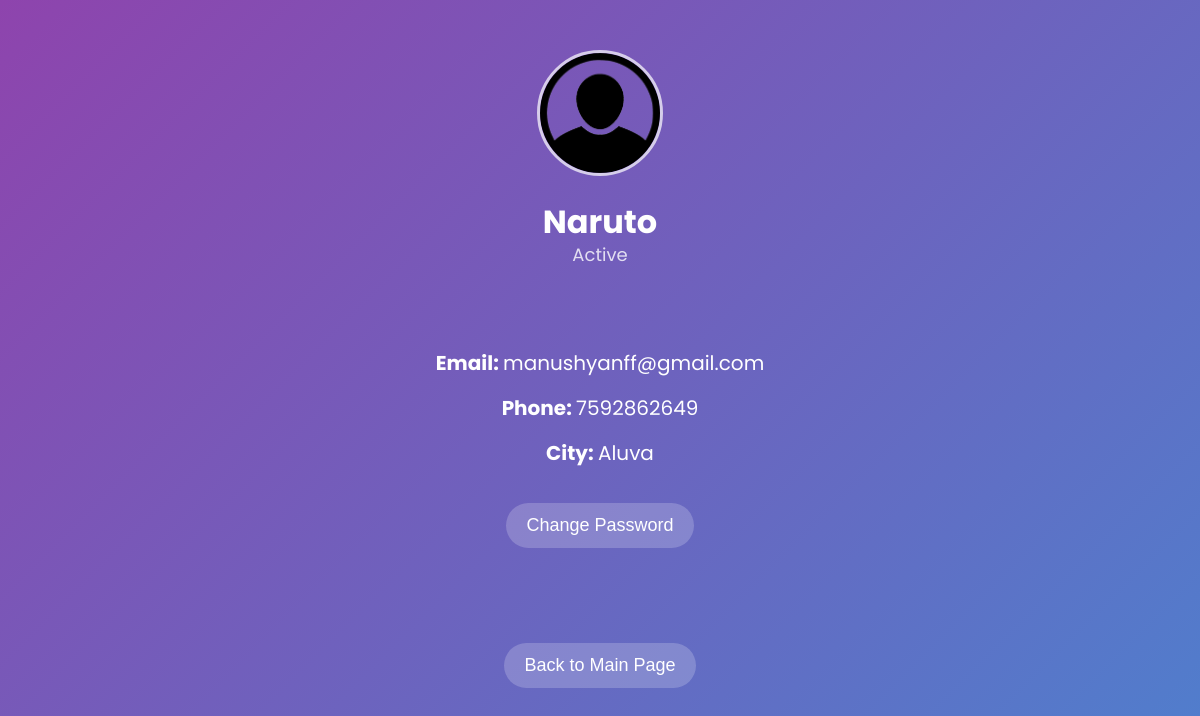
The page /profile.php (signed in) on the database its author committed.
### tables this page shows
CREATE TABLE `users` (
  `user_id` int(11) NOT NULL,
  `username` varchar(100) NOT NULL,
  `email` varchar(100) NOT NULL,
  `password` varchar(255) NOT NULL,
  `phone` varchar(15) DEFAULT NULL,
  `city` varchar(100) NOT NULL,
  `role` enum('user','admin') DEFAULT 'user',
  `created_at` timestamp NOT NULL DEFAULT current_timestamp(),
  `status` tinyint(1) DEFAULT 1,
  `ProfilePath` varchar(255) DEFAULT NULL
);

### profile.php (the view, shortened to what this page needs)
<?php
include('include/db.php');
$userID = $_SESSION['user_id'];
$query = "SELECT username, email, phone, city, status FROM users WHERE user_id = ?";
$stmt = $conn->prepare($query);
$stmt->bind_param("i", $userID);
$stmt->execute();
$result = $stmt->get_result();
$user = $result->fetch_assoc();
?>
<!DOCTYPE html>
<html lang="en">
<head>
    <link rel="stylesheet" href="css/profile.css">
</head>
<body>
    <header class="profile-header">
        <img src="images/profile-icon.png" alt="Profile Icon" class="profile-icon">
        <h1><?php echo htmlspecialchars($user['username']); ?></h1>
        <p class="status"><?php echo $user['status'] == 1 ? 'Active' : 'Deactivated'; ?></p>
    </header>
    <div class="details" >
        <p><strong>Email: </strong> <?php echo htmlspecialchars($user['email']); ?></p>
        <p><strong>Phone: </strong> <?php echo htmlspecialchars($user['phone']); ?></p>
        <p><strong>City: </strong> <?php echo htmlspecialchars($user['city']); ?></p>
        <button class="change-password-button" onclick="togglePasswordForm()">Change Password</button>
    </div>
     <br><Br><br>
    <button class="back-link" onclick="window.location.href='mainPage.php';">Back to Main Page</button>
</body>
</html>

### css/profile.css (style rules this page uses)
body { margin: 0; padding: 0; font-family: 'Poppins', sans-serif; background: linear-gradient(135deg, #8e44ad, #3498db, #f39c12); background-size: 300% 300%; animation: gradientAnimation 15s ease infinite; color: #fff; text-align: center; }
.profile-header { margin-top: 50px; animation: fadeIn 1.2s ease; }
.profile-icon { width: 120px; height: 120px; border-radius: 50%; border: 3px solid rgba(255, 255, 255, 0.7); margin-bottom: 10px; }
.profile-header h1 { font-size: 32px; margin: 5px 0; }
.status { font-size: 18px; opacity: 0.8; margin-top: -10px; }
.details { margin-top: 80px; font-size: 20px; animation: slideUp 1.5s ease; text-align: center; }
.details p { margin: 15px 0; }
.change-password-button { margin-top: 20px; padding: 12px 20px; background-color: rgba(255, 255, 255, 0.2); border: none; border-radius: 25px; color: #fff; font-size: 18px; cursor: pointer; transition: background-color 0.3s, transform 0.2s; }
.back-link { margin-top: 20px; padding: 12px 20px; background-color: rgba(255, 255, 255, 0.2); border: none; border-radius: 25px; color: #fff; font-size: 18px; cursor: pointer; transition: background-color 0.3s, transform 0.2s; text-decoration: none; display: inline-block; text-align: center; }

### rows shown on the page
users: username "Naruto", email "manushyanff@gmail.com", phone "7592862649", city "Aluva"
